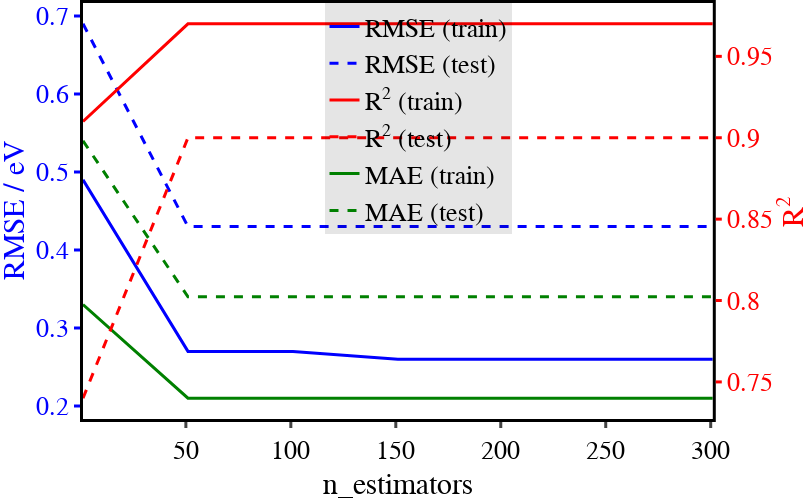

Notebook source saved alongside this figure:
### Markdown cell above
This code performs hyperparameter tuning for a `RandomForestRegressor` by varying the `n_estimators`. It evaluates model performance using selected features and returns an error plot showing training and test errors.

### Code cell
rf_dict = {
    "bootstrap": True,
    "ccp_alpha": 0.0,
    "criterion": "squared_error",
    "max_depth":8, #8
    "max_features": 0.4,
    "max_leaf_nodes": None,
    "max_samples":None,
    "min_impurity_decrease": 0.0,
    # "min_impurity_split": None,
    "min_samples_leaf": 1,
    "min_samples_split": 2,
    "min_weight_fraction_leaf": 0.0,
    #"n_estimators": 128,#128,
    "n_jobs": -1,
    "oob_score": False,
    "random_state": 0,
    "verbose": 0,
    "warm_start": False,
}


rf_estimator_dict = vary_ml_param(
    df_in=Edft_balanced_df_kfold,
    ml_base_model=RandomForestRegressor(**rf_dict),
    ml_features=selected_features,
    ml_targets=target,
    ml_param_dict={'n_estimators': list(range(1, 350, 50))},
    verbose=False,  
    color_setup=color_setup 
    )


rf_estimator_dict['error_fig'].show()

### Figure 1 — Plotly figure (JSON) as saved in the notebook; plotly's stock layout.template omitted (floating-point values rounded to 4 significant figures)
{"data": [{"hoverinfo": "x+y", "line": {"color": "blue", "width": 3}, "mode": "lines", "name": "RMSE (train)", "showlegend": true, "type": "scatter", "x": [1, 51, 101, 151, 201, 251, 301], "xaxis": "x", "y": [0.49, 0.27, 0.27, 0.26, 0.26, 0.26, 0.26], "yaxis": "y"}, {"hoverinfo": "x+y", "line": {"color": "blue", "dash": "dash", "width": 3}, "mode": "lines", "name": "RMSE (test)", "showlegend": true, "type": "scatter", "x": [1, 51, 101, 151, 201, 251, 301], "xaxis": "x", "y": [0.69, 0.43, 0.43, 0.43, 0.43, 0.43, 0.43], "yaxis": "y"}, {"hoverinfo": "x+y", "line": {"color": "red", "width": 3}, "mode": "lines", "name": "R<sup>2</sup> (train)", "showlegend": true, "type": "scatter", "x": [1, 51, 101, 151, 201, 251, 301], "xaxis": "x", "y": [0.91, 0.97, 0.97, 0.97, 0.97, 0.97, 0.97], "yaxis": "y2"}, {"hoverinfo": "x+y", "line": {"color": "red", "dash": "dash", "width": 3}, "mode": "lines", "name": "R<sup>2</sup> (test)", "showlegend": true, "type": "scatter", "x": [1, 51, 101, 151, 201, 251, 301], "xaxis": "x", "y": [0.74, 0.9, 0.9, 0.9, 0.9, 0.9, 0.9], "yaxis": "y2"}, {"hoverinfo": "x+y", "line": {"color": "green", "width": 3}, "mode": "lines", "name": "MAE (train)", "showlegend": true, "type": "scatter", "x": [1, 51, 101, 151, 201, 251, 301], "xaxis": "x", "y": [0.33, 0.21, 0.21, 0.21, 0.21, 0.21, 0.21], "yaxis": "y"}, {"hoverinfo": "x+y", "line": {"color": "green", "dash": "dash", "width": 3}, "mode": "lines", "name": "MAE (test)", "showlegend": true, "type": "scatter", "x": [1, 51, 101, 151, 201, 251, 301], "xaxis": "x", "y": [0.54, 0.34, 0.34, 0.34, 0.34, 0.34, 0.34], "yaxis": "y"}, {"hoverinfo": "text", "line": {"color": "blue", "width": 0.001}, "mode": "lines", "name": "RMSE (train)", "showlegend": false, "text": ["", "", "", "", "", "", ""], "type": "scatter", "x": [1, 51, 101, 151, 201, 251, 301], "y": [0.5445, 0.3356, 0.3355, 0.3365, 0.3356, 0.3362, 0.3352]}], "layout": {"font": {"color": "black", "family": "Arial"}, "height": 500, "hoverlabel": {"namelength": -1}, "hovermode": "x unified", "legend": {"bgcolor": "rgba(0,0,0,0.1)", "font": {"size": 26}, "x": 0.5, "xanchor": "center", "y": 1, "yanchor": "top"}, "margin": {"b": 0, "l": 0, "r": 0, "t": 0}, "paper_bgcolor": "white", "plot_bgcolor": "white", "width": 809, "xaxis": {"anchor": "y", "domain": [0, 0.94], "gridcolor": "rgba(0,0,0,0.3)", "linecolor": "black", "linewidth": 3, "mirror": true, "range": [1, 301], "showgrid": false, "showline": true, "tickfont": {"size": 26}, "ticklen": 6, "ticks": "outside", "tickwidth": 3, "title": {"font": {"size": 30}, "text": "n_estimators"}, "zeroline": false}, "yaxis": {"anchor": "x", "color": "blue", "domain": [0, 1], "gridcolor": "rgba(0,0,0,0.3)", "linecolor": "black", "linewidth": 3, "showgrid": false, "showline": true, "tickfont": {"size": 26}, "ticklen": 6, "ticks": "outside", "tickwidth": 3, "title": {"font": {"color": "blue", "size": 30}, "text": "RMSE / eV"}, "zeroline": false}, "yaxis2": {"anchor": "x", "color": "red", "gridcolor": "rgba(0,0,0,0.3)", "linecolor": "black", "linewidth": 3, "overlaying": "y", "showgrid": false, "showline": true, "side": "right", "tickfont": {"size": 26}, "ticklen": 6, "ticks": "outside", "tickwidth": 3, "title": {"font": {"color": "red", "size": 30}, "text": "R<sup>2</sup>"}, "zeroline": false}}}
